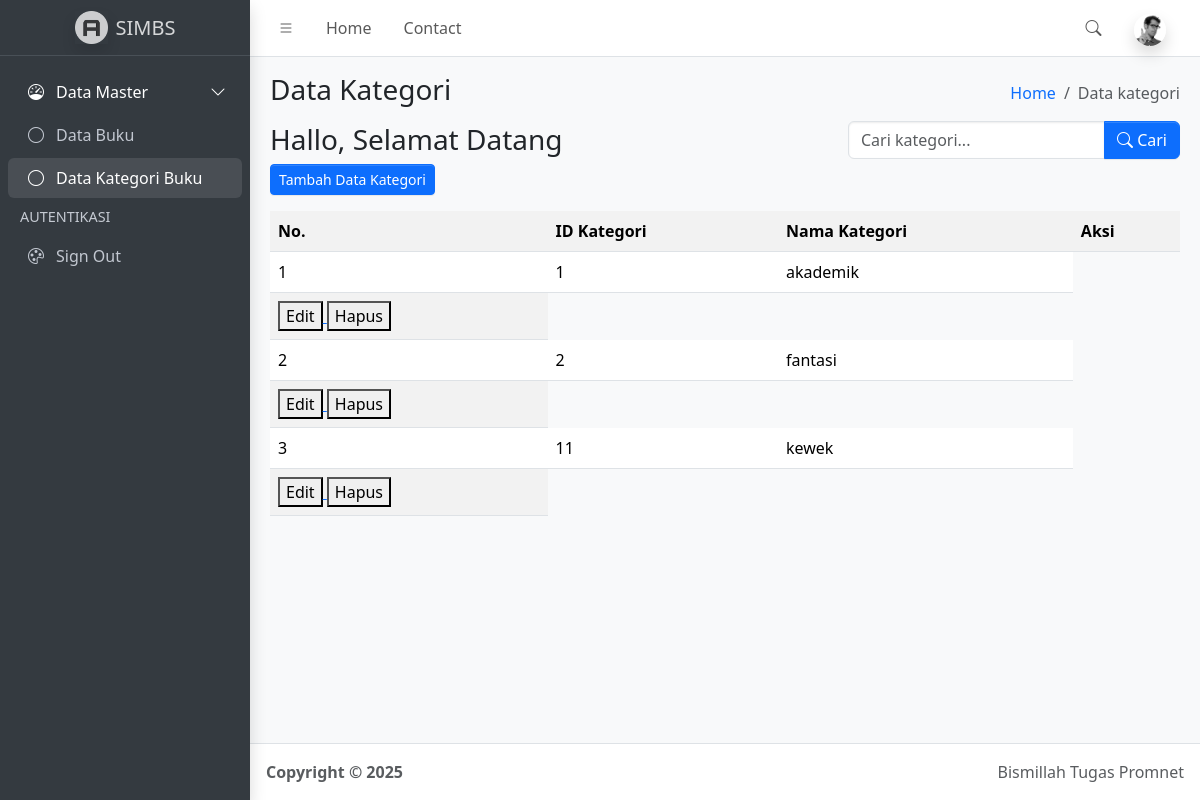
The page /kategori.php on the database its author committed.
### tables this page shows
CREATE TABLE `kategori` (
  `id_kategori` int(50) NOT NULL,
  `nama_kategori` varchar(100) NOT NULL
);

### function.php (called while the page is built, shortened)
<?php
$conn = mysqli_connect("localhost", "root", "", "SIMBS");
function query($query){
    global $conn;
	$result = mysqli_query($conn, $query);
	$rows = [];
	while( $row = mysqli_fetch_assoc($result) ) {
		$rows[] = $row;
	}
	return $rows;
}
?>

### kategori.php (the view, shortened to what this page needs)
<?php
    require("function.php");
    $query = query("SELECT * FROM kategori");
    $kategori = $query;
?>
<!doctype html>
<html lang="en">
  <head>
    <link
      rel="stylesheet"
      href="https://cdn.jsdelivr.net/npm/@fontsource/source-sans-3@5.0.12/index.css"
      media="print"
      onload="this.media='all'"
    />
    <link
      rel="stylesheet"
      href="https://cdn.jsdelivr.net/npm/overlayscrollbars@2.11.0/styles/overlayscrollbars.min.css"
    />
    <link
      rel="stylesheet"
      href="https://cdn.jsdelivr.net/npm/bootstrap-icons@1.13.1/font/bootstrap-icons.min.css"
    />
    <link rel="stylesheet" href="dist/css/adminlte.min.css" />
    <link
      rel="stylesheet"
      href="https://cdn.jsdelivr.net/npm/apexcharts@3.37.1/dist/apexcharts.css"
    />
    <link
      rel="stylesheet"
      href="https://cdn.jsdelivr.net/npm/jsvectormap@1.5.3/dist/css/jsvectormap.min.css"
    />
  </head>
  <body class="layout-fixed sidebar-expand-lg bg-body-tertiary">
    <div class="app-wrapper">
      <nav class="app-header navbar navbar-expand bg-body">
        <div class="container-fluid">
          <ul class="navbar-nav">
            <li class="nav-item">
              <a class="nav-link" data-lte-toggle="sidebar" href="#" role="button">
                <i class="bi bi-list"></i>
              </a>
            </li>
            <li class="nav-item d-none d-md-block">
              <a href="#" class="nav-link">Home</a>
            </li>
            <li class="nav-item d-none d-md-block">
              <a href="#" class="nav-link">Contact</a>
            </li>
          </ul>
          <ul class="navbar-nav ms-auto">
            <li class="nav-item">
              <a class="nav-link" data-widget="navbar-search" href="#" role="button">
                <i class="bi bi-search"></i>
              </a>
            </li>
            <li class="nav-item dropdown user-menu">
              <a href="#" class="nav-link dropdown-toggle" data-bs-toggle="dropdown">
                <img
                  src="dist/assets/img/user2-160x160.jpg"
                  class="user-image rounded-circle shadow"
                  alt="User Image"
                />
              </a>
            </li>
          </ul>
        </div>
      </nav>
      <aside class="app-sidebar bg-body-secondary shadow" data-bs-theme="dark">
        <div class="sidebar-brand">
          <a href="index.php" class="brand-link">
            <img
              src="dist/assets/img/AdminLTELogo.png"
              alt="AdminLTE Logo"
              class="brand-image opacity-75 shadow"
            />
            <span class="brand-text fw-light">SIMBS</span>
          </a>
        </div>
        <div class="sidebar-wrapper">
          <nav class="mt-2">
            <ul
              class="nav sidebar-menu flex-column"
              data-lte-toggle="treeview"
              role="navigation"
              aria-label="Main navigation"
              data-accordion="false"
              id="navigation"
            >
              <li class="nav-item menu-open">
                <a href="#" class="nav-link active">
                  <i class="nav-icon bi bi-speedometer"></i>
                  <p>
                    Data Master
                  </p>
                </a>
                <ul class="nav nav-treeview">
                  <li class="nav-item">
                    <a href="index.php" class="nav-link">
                      <i class="nav-icon bi bi-circle"></i>
                      <p>Data Buku</p>
                    </a>
                  </li>
                  <li class="nav-item">
                    <a href="kategori.php" class="nav-link active">
                      <i class="nav-icon bi bi-circle"></i>
                      <p>Data Kategori Buku</p>
                    </a>
                  </li>
                </ul>
              </li>
              <li class="nav-header">AUTENTIKASI</li>
              <li class="nav-item">
                <a href="logout.php" class="nav-link">
                  <i class="nav-icon bi bi-palette"></i>
                  <p>Sign Out</p>
                </a>
              </li>
            </ul>
          </nav>
        </div>
      </aside>
      <main class="app-main">
        <div class="app-content-header">
          <div class="container-fluid">
            <div class="row">
              <div class="col-sm-6">
                <h3 class="mb-3">Data Kategori</h3>
                <h3>Hallo, Selamat Datang <?= $_SESSION['username']; ?></h3>
                <a href="tambah_kategori.php">
                  <button class="btn-sm btn btn-primary">Tambah Data Kategori</button>
                </a>
              </div>
              <div class="col-sm-6 d-flex flex-column align-items-end">
                <ol class="breadcrumb">
                  <li class="breadcrumb-item"><a href="#">Home</a></li>
                  <li class="breadcrumb-item active" aria-current="page">Data kategori</li>
                </ol>
                <form class="mt-2" method="GET">
                  <div class="input-group">
                  <input
                    type="text"
                    class="form-control"
                    name="keyword"
                    placeholder="Cari kategori..."
                  >
                  <button class="btn btn-primary" type="submit">
                    <i class="bi bi-search"></i> Cari
                  </button>
                </div>
                </form>
              </div>
            </div>
          </div>
        </div>
        <div class="app-content">
          <div class="container-fluid">
            <div class="row">
              <div class="col">
                <table class="table table-striped table-hover">
                  <tr>
                    <th>No.</th>
                    <th>ID Kategori</th>
                    <th>Nama Kategori</th>
                    <th>Aksi</th>
                  </tr>
                  <?php $no=1 ?>
                <?php foreach($kategori as $data): ?>
                  <tr>
                      <td> <?= $no ?> </td>
                      <td> <?= $data['id_kategori'] ?> </td>
                      <td> <?= $data['nama_kategori'] ?> </td>
                  </tr>
                  <td>
                      <a href="ubah_kategori.php?id=<?= $data['id_kategori'] ?>">
                          <button class="btn-sm btn-success">Edit</button>
                      </a>
                      <a href="hapus_kategori.php?id=<?= $data['id_kategori'] ?>">
                          <button class="btn-sm btn-danger">Hapus</button>
                      </a>
                  </td>
                  <?php $no++; ?>
                  <?php endforeach; ?>
                </table>
              </div>
            </div>
          </div>
        </div>
      </main>
      <footer class="app-footer">
        <div class="float-end d-none d-sm-inline">Bismillah Tugas Promnet</div>
        <strong>
          Copyright &copy; 2025&nbsp;
        </strong>
      </footer>
    </div>
  </body>
</html>

### rows shown on the page
kategori: id_kategori "1", nama_kategori "akademik"
kategori: id_kategori "2", nama_kategori "fantasi"
kategori: id_kategori "11", nama_kategori "kewek"
